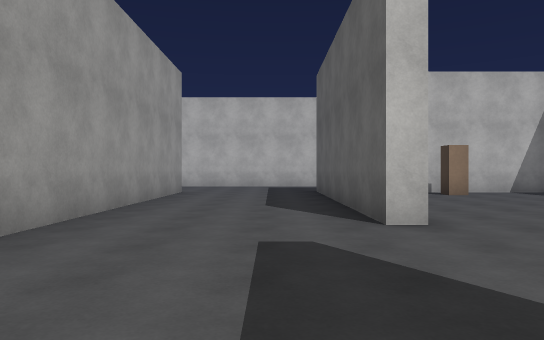
[1] (above)

24 first-person views from a walk through a Unity game level. The camera is 1.3 m above the floor, looks level and sees 70° across. The floor is counted in squares, 2 m on a side. Each view is taken from the middle of a square. On the plan, view 1 faces up. The plan holds only what a view shows up to about 11 squares ahead; the rest is blank. The place goes on beyond the plan. The player character is not drawn. Surface patterns are stand-ins for the level's own textures.

[2]
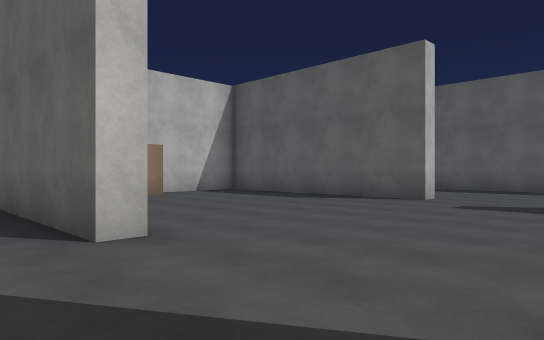

[3]
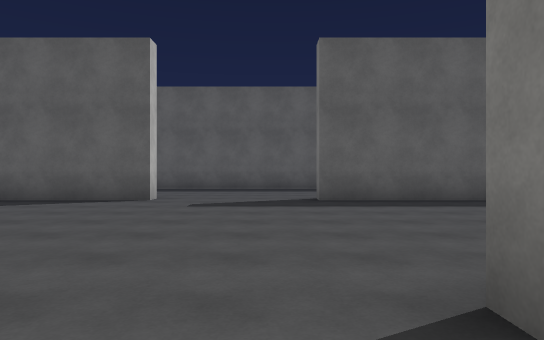

[4]
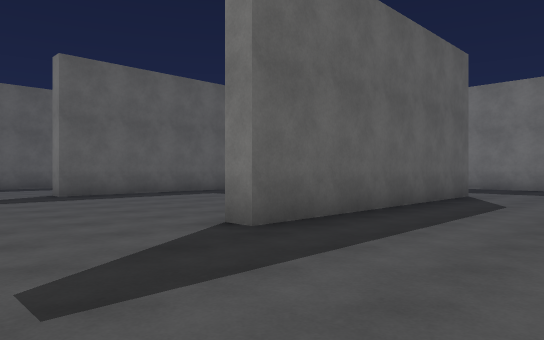

[5]
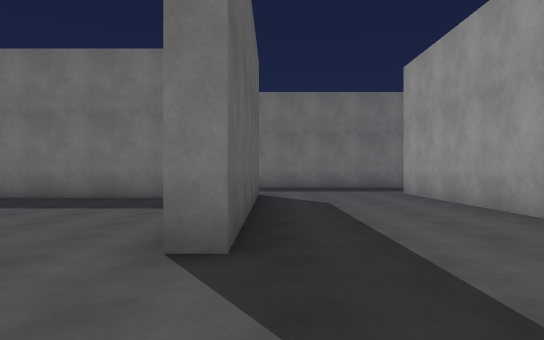

[6]
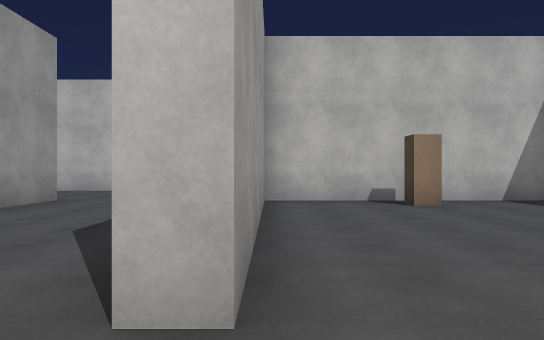

[7]
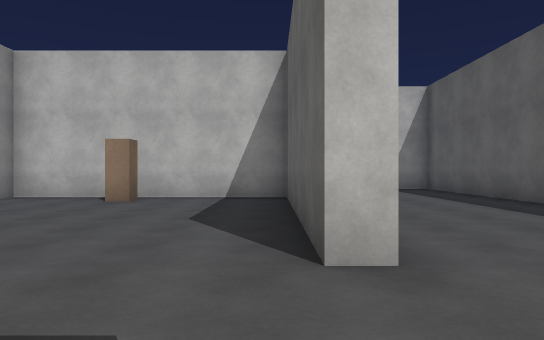

[8]
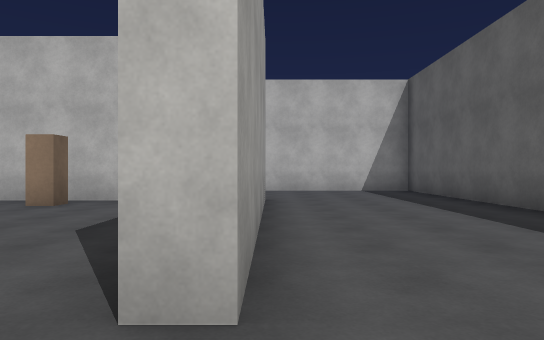

[9]
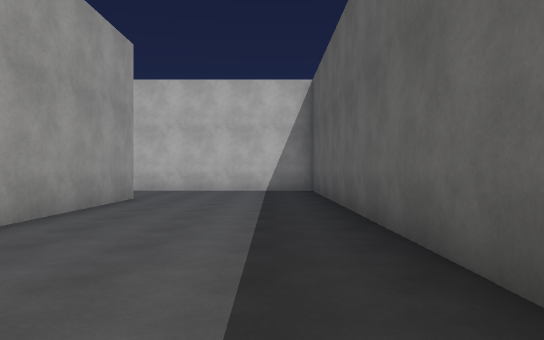

[10]
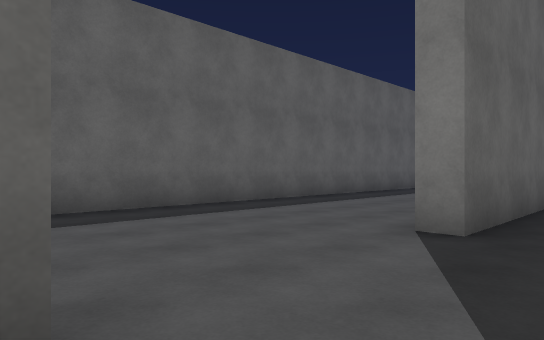

[11]
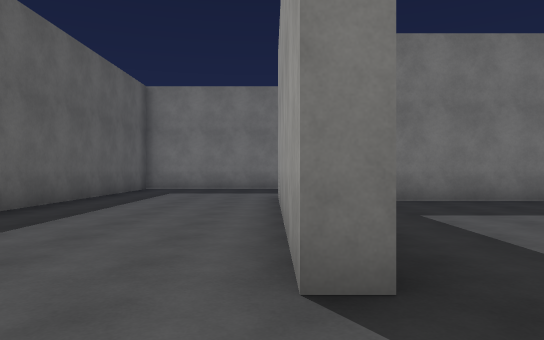

[12]
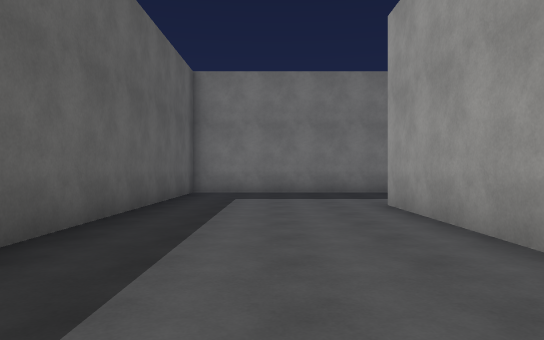

[13]
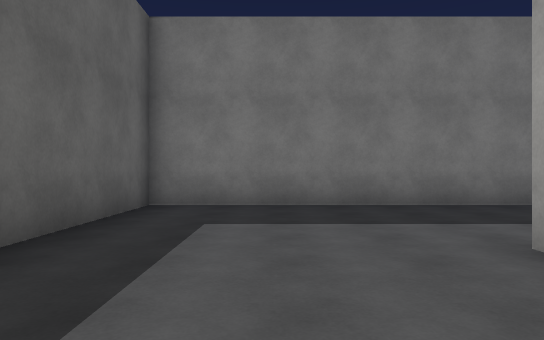

[14]
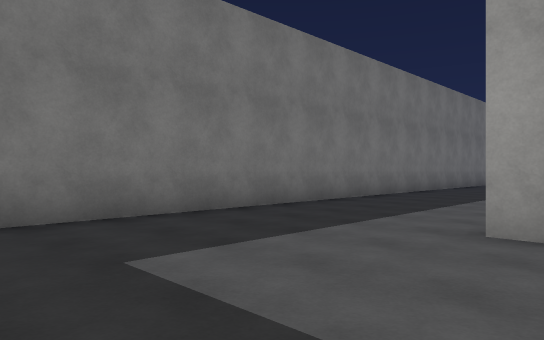

[15]
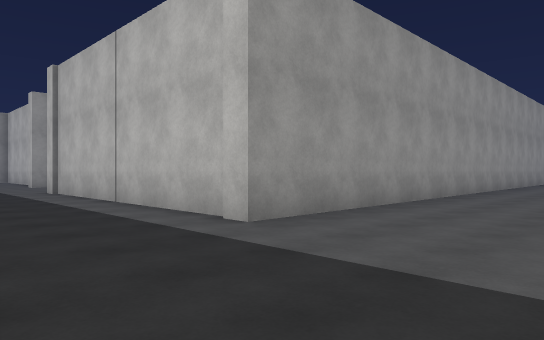

[16]
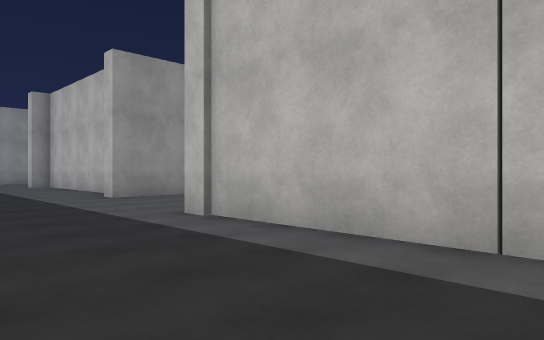

[17]
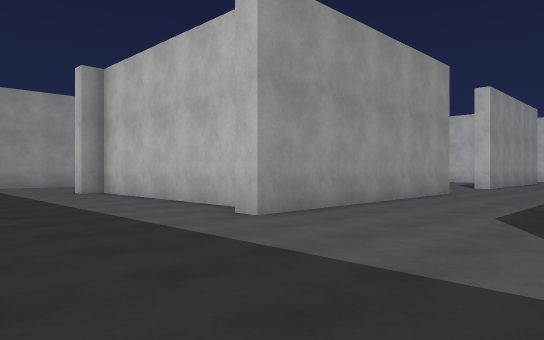

[18]
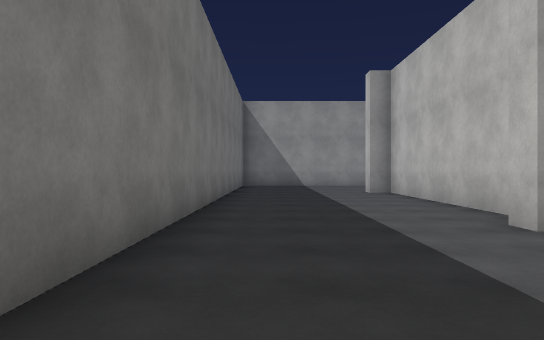

[19]
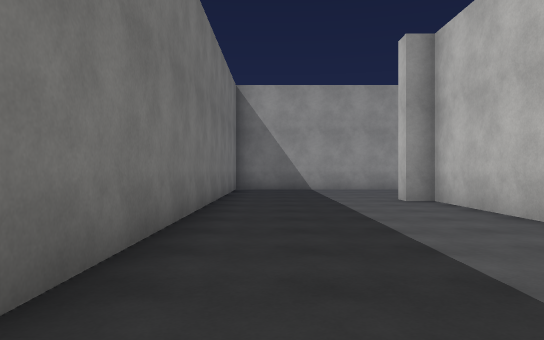

[20]
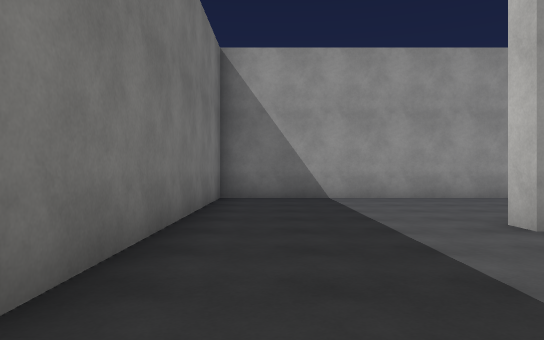

[21]
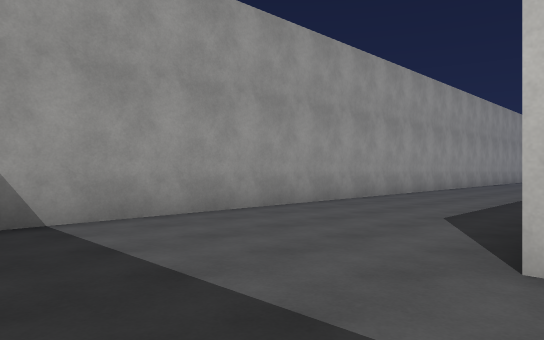

[22]
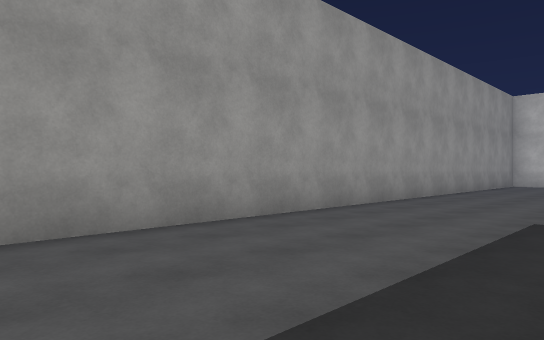

[23]
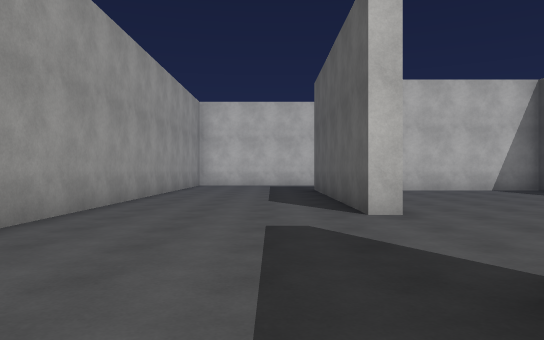

[24]
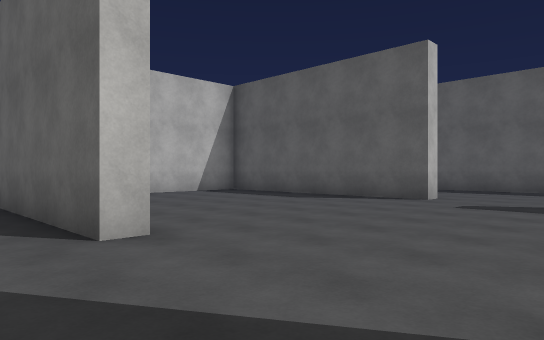

### Floor plan
Points are (right, up) in squares from view 1. A wall is a line through its corners. A room is listed if a view was taken in it or the views show most of it. See-through windows are left out.
Room 1 (views 1, 2, 3, 4, 5, 6, 7, 8, 9, 10, 11, 12, 13, 14, 15, 16, 17, 18, 19, 20, 21, 22, 23, 24)
walls: (-2.6, 1.9) (-2.6, -6.6) (-11.1, -6.6); (3.2, -5.1) (7.4, -5.1); (1.3, -6.2) (1.3, 1) (1.9, 1); (-11.1, 3.2) (-11.1, 3.8); (-2.6, 11.4) (-2.6, 3.8); (8.4, -2.6) (8.4, 1) (8.9, 1) (8.9, -6.2); (2.6, -10.2) (13.3, -10.2) (13.3, 14); (-15.1, 0.9) (-15.1, -6.2) (-15.6, -6.2); (-15, 4.6) (-15.6, 4.6) (-15.6, 8.1); (8.9, 11.9) (8.9, 4.6) (8.4, 4.6) (8.4, 11.3) (1.8, 11.3) (1.8, 4.6) (1.3, 4.6) (1.3, 10.9); (-16.2, -5.6) (-22.1, -5.6) (-22.1, -6.2) (-22.6, -6.2); (-22, 4.6) (-22.6, 4.6) (-22.6, 9.9); (-27, 10) (-27, -10.2) (-12.6, -10.2)
objects: block (5, 10)

Where each view was taken, in squares from view 1:
view 1: 0 up, 0 right, facing up
view 2: 1 up, 0 right, facing up-right
view 3: 2 up, 0 right, facing right
view 4: 4 up, 2 left, facing down-right
view 5: 4 up, 1 right, facing down
view 6: 3 up, 2 right, facing up
view 7: 2 up, 8 right, facing up
view 8: 3 up, 9 right, facing up
view 9: 3 up, 12 right, facing up
view 10: 5 up, 7 right, facing down-right
view 11: 3 up, 9 right, facing down
view 12: 1 up, 11 right, facing down
view 13: 3 down, 11 right, facing down
view 14: 5 down, 13 right, facing down-left
view 15: 10 down, 1 right, facing up-left
view 16: 10 down, 6 left, facing up-left
view 17: 10 down, 11 left, facing up-left
view 18: 9 down, 11 left, facing left
view 19: 9 down, 14 left, facing left
view 20: 9 down, 18 left, facing left
view 21: 9 down, 22 left, facing up-left
view 22: 2 down, 23 left, facing up-left
view 23: 1 down, 24 left, facing up
view 24: 1 up, 24 left, facing up-right
